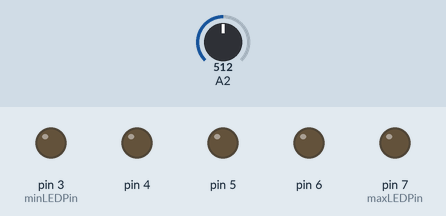
Simulated run of this sketch. Board: Arduino Uno, built with avr-gcc and run on an emulated ATmega328P. On the bench: output pins drawn as LEDs (lit = HIGH). Inputs (shaded band) come from the test bench; at power-on: A2 = 512. Random numbers use the default seed unless the sketch sets one.

Above: at 1.2 s.
1.3 s: A2 set to 716
At 1.37 s:
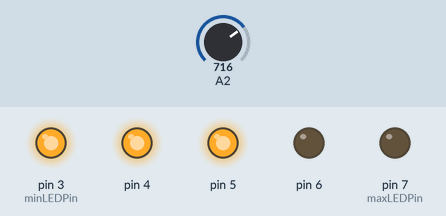
2.9 s: A2 set to 900
At 2.97 s:
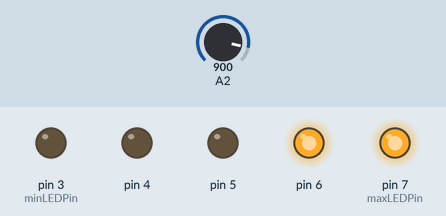
4.5 s: A2 set to 1023
At 4.57 s:
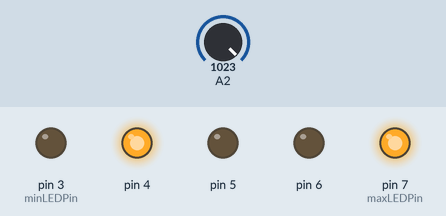
Timing chart, 0 to 7.5 s (numbered marks = the images above; inputs shaded):
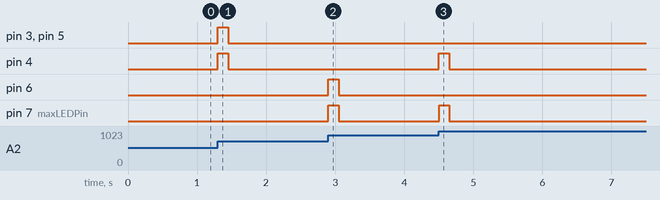

The sketch:

randomLED.ino
```cpp
const int sensorPin = 2 ;
const int minLEDPin = 3 ;
const int maxLEDPin = 7 ;

const int sampleWindow = 50 ;
unsigned int sample ;
unsigned int activeCount = 0 ;
unsigned long lastTrigger ;

int counter = 0 ;
int buttonState = 0 ;
int randPin = 0 ;
void setup() {
  pinMode(sensorPin, INPUT) ;
  turnOff() ;
}
void loop(){
  unsigned long startMillis = millis() ; // start of sample window
  unsigned int peakToPeak = 0 ; // peak-to-peak level

  unsigned int signalMax = 0 ;
  unsigned int signalMin = 1024 ;
  turnOff() ;
  //collect data for 50 ms
  while (millis() - startMillis < sampleWindow)
  {
    sample = analogRead(2) ;
    if (sample < 1024) // dump spurious readings
    {
      signalMax = max(signalMax, sample) ;
      signalMin = min(signalMin, sample) ;
    }
  }

    peakToPeak = signalMax - signalMin ; // get the delta
    if (peakToPeak > 10)
    {
      if (activeCount == 0)
      {
        lastTrigger = millis() ;
        activateRandomLEDs() ;
      }
      activeCount += 1 ;

    }
    if (activeCount > 3) {
       activeCount = 0 ;
    }
    if (millis() - lastTrigger > sampleWindow * 3)
    {
      activeCount = 0 ;
    }
    //alreadyActive = false ;


}
void turnOff(){
   for (int i = minLEDPin; i <= maxLEDPin ; i++) {
    pinMode(i, OUTPUT) ;
    digitalWrite(i, LOW) ;
  }
}
void activateRandomLEDs()
{
  int onOff = 0 ;
  for (int i = minLEDPin ; i <= maxLEDPin;i++) {
    onOff = random(0,2) ;
    if (onOff > 0) {
      digitalWrite(i,HIGH) ;
    }
  }
  delay(sampleWindow * 3) ;
}
void flash()
{
  for (int i = minLEDPin ; i <= maxLEDPin ; i++) {
    digitalWrite(i,HIGH) ;
  }
  delay(sampleWindow * 10) ;
}
```

Measured:
- after the input at 1.3 s, pin 3 (minLEDPin), pin 4, pin 5: LOW → HIGH at once, → LOW 0.15 s later
- after the input at 2.9 s, pin 6, pin 7 (maxLEDPin): LOW → HIGH at once, → LOW 0.15 s later
- after the input at 4.5 s, pin 4, pin 7 (maxLEDPin): LOW → HIGH at once, → LOW 0.15 s later
